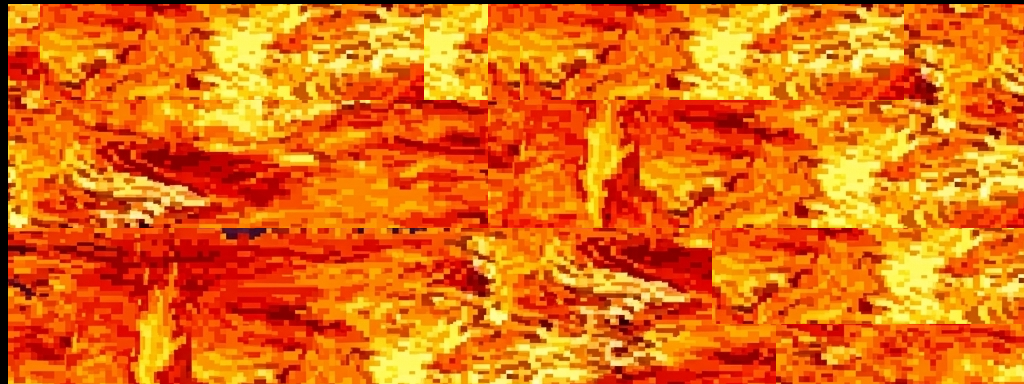

A 2D game scene composited from a Tiled map and its tileset images. What follows is a short description and the map's XML, with every tile layer's data as written:
An orthogonal 32x12 tile map with 32x32 px tiles, 1 tile layer (Capa de patrones 1).

<map version="1.10" tiledversion="1.12.1" orientation="orthogonal" renderorder="right-down" width="32" height="12" tilewidth="32" tileheight="32" infinite="0" nextlayerid="2" nextobjectid="1">
 <tileset firstgid="1" source="ImagenInfierno.tsx" />
 <layer id="1" name="Capa de patrones 1" width="32" height="12" offsetx="8" offsety="4">
  <data encoding="csv">
616,901,902,903,904,905,906,907,908,909,910,911,912,907,908,901,901,902,903,904,905,906,907,908,909,910,911,912,741,742,743,744,
658,943,944,945,946,947,948,949,950,951,952,953,954,949,950,943,943,944,945,946,947,948,949,950,951,952,953,954,783,784,785,786,
700,985,986,987,988,989,990,991,992,993,994,995,996,991,992,985,985,986,987,988,989,990,991,992,993,994,995,996,825,826,827,828,
742,743,744,745,746,747,748,749,750,751,752,753,754,755,756,854,855,856,857,858,859,860,861,862,863,864,865,866,867,868,869,870,
784,785,786,787,788,789,790,791,792,793,794,795,796,797,798,896,897,898,899,900,901,902,903,904,905,906,907,908,909,910,911,912,
826,827,828,829,830,831,832,833,834,835,836,837,838,839,840,938,939,940,941,942,943,944,945,946,947,948,949,950,951,952,953,954,
868,869,870,871,872,873,874,875,876,877,878,879,880,881,882,980,981,982,983,984,985,986,987,988,989,990,991,992,993,994,995,996,
769,770,771,772,773,774,775,776,777,778,779,780,781,782,783,784,785,786,787,788,789,790,901,902,903,904,905,906,907,908,909,910,
811,812,813,814,815,816,817,818,819,820,821,822,823,824,825,826,827,828,829,830,831,832,943,944,945,946,947,948,949,950,951,952,
853,854,855,856,857,858,859,860,861,862,863,864,865,866,867,868,869,870,871,872,873,874,985,986,987,988,989,990,991,992,993,994,
895,896,897,898,899,900,901,902,903,904,905,906,907,908,909,910,911,912,913,914,915,916,917,918,699,700,701,702,703,704,705,706,
937,938,939,940,941,942,943,944,945,946,947,948,949,950,951,952,953,954,955,956,957,958,959,960,741,742,743,744,745,746,747,748
</data>
 </layer>
</map>
